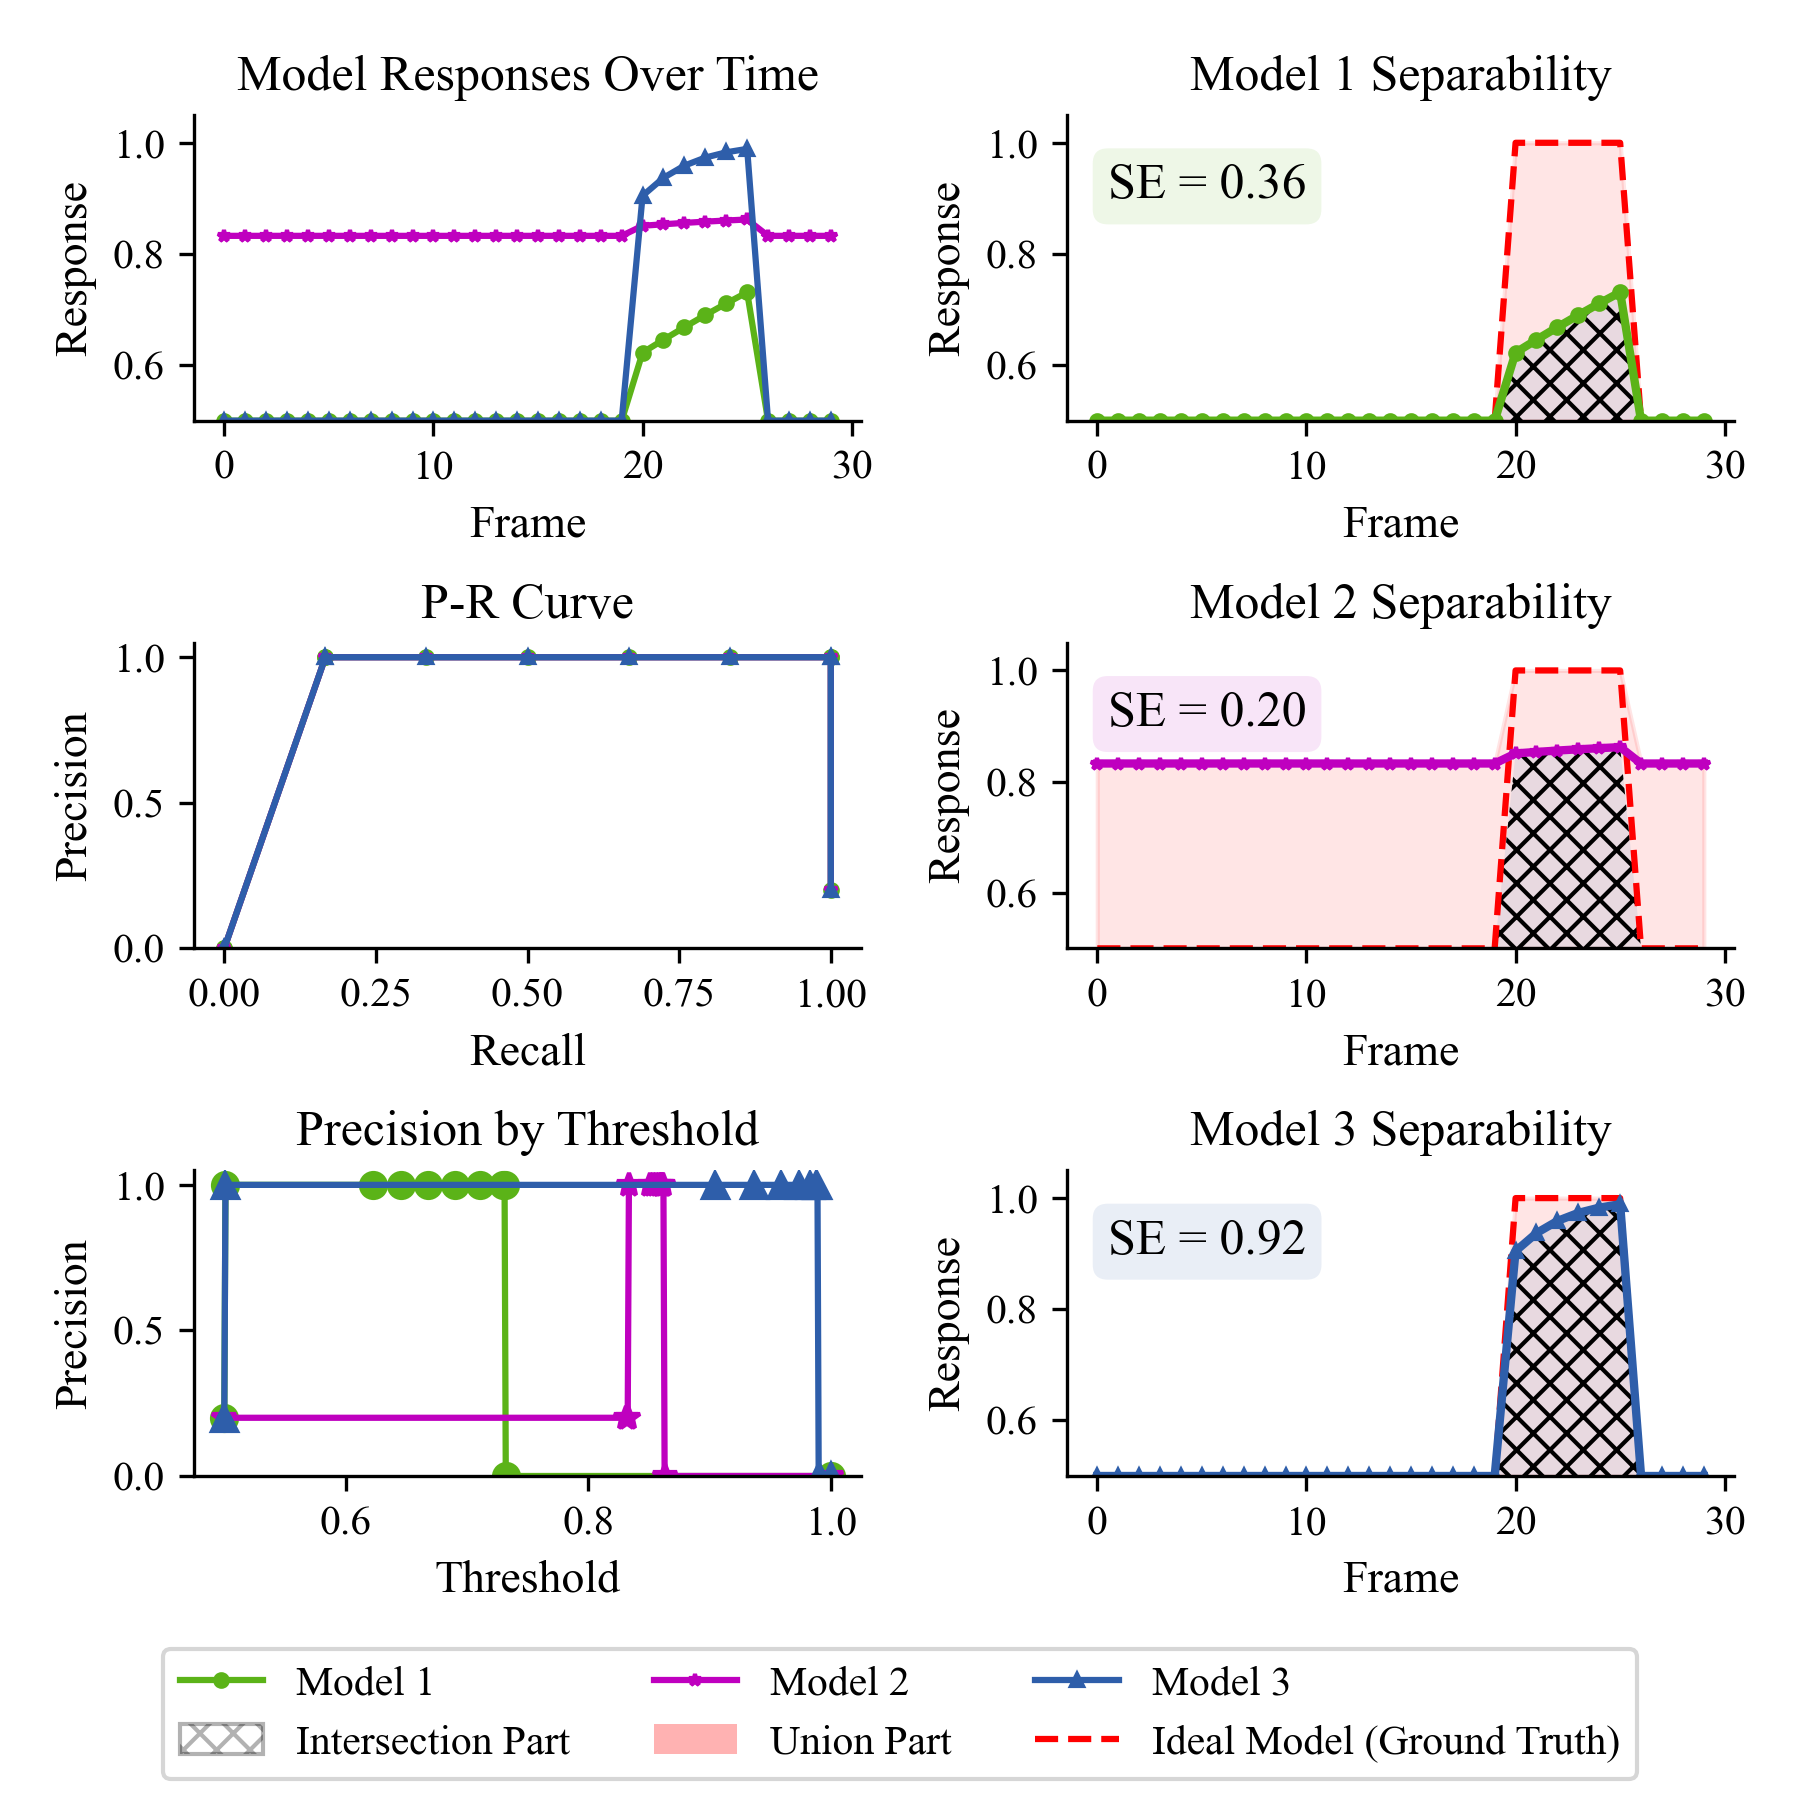

Write Python code to recreate this figure.
import os
import sys
itemPth = os.path.dirname(os.path.dirname(__file__))
sys.path.append(itemPth)
file_name_without_ext = os.path.splitext(os.path.basename(__file__))[0]
import textwrap


import numpy as np
import matplotlib.pyplot as plt
from matplotlib.lines import Line2D
from matplotlib.patches import Patch
import matplotlib as mpl
# 全局设置marker大小
mpl.rcParams['lines.markersize'] = 3  # 设置默认marker大小
# 全局设置图表边框
mpl.rcParams['axes.spines.top'] = False
mpl.rcParams['axes.spines.right'] = False
# 全局设置字体
plt.rcParams['font.family'] = 'Times New Roman'  # 设置字体家族
plt.rcParams['font.size'] = 12                   # 设置字体大小
plt.rcParams['axes.titlesize'] = 12              # 标题字体大小
plt.rcParams['axes.labelsize'] = 11              # 坐标轴标签字体大小
plt.rcParams['xtick.labelsize'] = 10             # x轴刻度字体大小
plt.rcParams['ytick.labelsize'] = 10             # y轴刻度字体大小
plt.rcParams['legend.fontsize'] = 10             # 图例字体大小



from utils import calculate_IoU_for_PSP, custom_serialize, evaluate_cbp # type: ignore


def sigmoid(x):
    return 1 / (1 + np.exp(-x))



def main():
    ground_truth = np.ones((30)) * 0.5
    model1_layer_opt = np.zeros((30))
    for i in range(20, 26):
        ground_truth[i] = 1
        model1_layer_opt[i] = (i-15) * 0.1
    model2_layer_opt = model1_layer_opt+3
    model3_layer_opt = model1_layer_opt*4.5


    model1_response = sigmoid(model1_layer_opt)
    model2_response = sigmoid(model2_layer_opt)  - 0.12
    model3_response = sigmoid(model3_layer_opt)

    fig, axes = plt.subplots(3, 2, figsize=(6, 6))
    colors = ['#5BB318', 'm', '#2E5EAA',] #['blue', 'c', 'orange']
    markers = ['o', '*', '^']
    

    ## prepare data
    data = {f'model{i}': {'threshold_list': [],
                          'precision_list': [],
                          'recall_list': []} \
                          for i in range(1, 4)}
    for model_idx in range(1, 4):
        model_response = eval(f'model{model_idx}_response')
        thresholds = [float(res) for res in model_response]
        model_name = f'model{model_idx}'
        thresholds.append(min(max(model_response)-0.001, 1))
        thresholds.append(min(max(model_response)+0.001, 1))
        thresholds.append(max(min(model_response)-0.001, 0.5))
        thresholds.append(max(min(model_response)+0.001, 0.5))
        thresholds.append(0.5)
        thresholds.append(1)
        thresholds = list(set(thresholds))
        
        for threshold in sorted(thresholds):
            eva = evaluate_cbp(model_response, ground_truth==1, threshold)
            data[model_name]['threshold_list'].append(threshold)
            data[model_name]['precision_list'].append(eva['Precision'])
            data[model_name]['recall_list'].append(eva['Recall'])


    ## left plot
    # axes[0, 0]
    ax = axes[0, 0]
    for k, model_idx in enumerate(range(1, 4)):
        model_name = f'model{model_idx}'
        ax.plot(eval(f'model{model_idx}_response'), label= f'model{model_idx}',
                color=colors[k], marker=markers[k])
    ax.set_xlabel('Frame')
    ax.set_ylabel('Response')
    ax.set_title('Model Responses Over Time')
    ax.set_ylim((0.5, 1.05))

    # axes[1, 0]
    ax = axes[1, 0]
    for k, model_idx in enumerate(range(1, 4)):
        model_name = f'model{model_idx}'
        ax.plot(data[model_name]['recall_list'], 
                    data[model_name]['precision_list'], 
                    label=model_name, color=colors[k], marker=markers[k])
    ax.set_xlabel('Recall')
    ax.set_ylabel('Precision')
    ax.set_title('P-R Curve')
    ax.set_ylim((0, 1.05))

        
    # axes[2, 0]
    ax = axes[2, 0]
    for k, model_idx in enumerate(range(1, 4)):
        model_name = f'model{model_idx}'
        ax.plot(data[model_name]['threshold_list'], 
                        data[model_name]['precision_list'], 
                        label=model_name, color=colors[k], marker=markers[k],
                        markersize=6,
                        )
    ax.set_xlabel('Threshold')
    ax.set_ylabel('Precision')
    ax.set_title('Precision by Threshold')
    ax.set_ylim((0, 1.05))


    x_axis = np.ones((30))*0.5
    ## right plot
    # axes[0, 1]
    ax = axes[0, 1]
    ax.plot(ground_truth, label='GroundTruth', color='red', linestyle='--')
    ax.plot(model1_response, linewidth=2, color=colors[0], marker=markers[0])
    ax.fill_between(range(len(ground_truth)), ground_truth, x_axis,
                    where=(ground_truth > x_axis), 
                    color='red', alpha=0.1, interpolate=True)
    ax.fill_between(range(len(ground_truth)), model1_response, x_axis,
                    where=(model1_response > x_axis), 
                    hatch='xxx', alpha=0.1, interpolate=True)
    ax.set_xlabel('Frame')
    ax.set_ylabel('Response')
    ax.set_title('Model 1 Separability')
    ax.set_ylim((0.5, 1.05))
    Iou = calculate_IoU_for_PSP(model1_response, groundtruth=ground_truth)
    ax.text(0.5, 0.9, f'SE = {Iou:.2f}', bbox=dict(boxstyle='round', edgecolor='none', facecolor=colors[0], alpha=0.1) )

    # axes[1, 1]
    ax = axes[1, 1]
    ax.plot(ground_truth, label='GroundTruth', color='red', linestyle='--')
    ax.plot(model2_response, linewidth=2, color=colors[1], marker=markers[1])
    union_set = np.maximum(model2_response, ground_truth)
    ax.fill_between(range(len(ground_truth)), union_set, x_axis,
                    color='red', alpha=0.1, interpolate=True)
    intersection_set = np.minimum(model2_response, ground_truth)
    ax.fill_between(range(len(ground_truth)), intersection_set, x_axis,
                    where=(model1_response < ground_truth), 
                    hatch='xxx', alpha=0.1, interpolate=True)
    ax.set_xlabel('Frame')
    ax.set_ylabel('Response')
    ax.set_title('Model 2 Separability')
    ax.set_ylim((0.5, 1.05))
    Iou = calculate_IoU_for_PSP(model2_response, groundtruth=ground_truth)
    ax.text(0.5, 0.9, f'SE = {Iou:.2f}', bbox=dict(boxstyle='round', edgecolor='none', facecolor=colors[1], alpha=0.1) )

    # axes[2, 1]
    ax = axes[2, 1]
    ax.plot(ground_truth, color='red', linestyle='--')
    ax.plot(model3_response, linewidth=2, color=colors[2], marker=markers[2], )
    ax.fill_between(range(len(ground_truth)), ground_truth, x_axis,
                    where=(ground_truth > x_axis), 
                    color='red', alpha=0.1, interpolate=True)
    ax.fill_between(range(len(ground_truth)), model3_response, x_axis,
                    where=(model1_response > x_axis), 
                    hatch='xxx', alpha=0.1, interpolate=True)
    ax.set_xlabel('Frame')
    ax.set_ylabel('Response')
    ax.set_title('Model 3 Separability')
    ax.set_ylim((0.5, 1.05))
    Iou = calculate_IoU_for_PSP(model3_response, groundtruth=ground_truth)
    ax.text(0.5, 0.9, f'SE = {Iou:.2f}', bbox=dict(boxstyle='round', edgecolor='none', facecolor=colors[2], alpha=0.1) )


    # 创建统一的图例句柄
    legend_elements = [
        Line2D([0], [0], color=colors[0], marker=markers[0], linestyle='-', label='Model 1'),
        Patch(facecolor='none', alpha=0.3, hatch='xxx', edgecolor='black', label='Intersection Part'),
        Line2D([0], [0], color=colors[1], marker=markers[1], linestyle='-', label='Model 2'),
        Patch(facecolor='red', alpha=0.3, label='Union Part'),
        Line2D([0], [0], color=colors[2], marker=markers[2], linestyle='-', label='Model 3'),
        Line2D([0], [0], color='red', linestyle='--', label='Ideal Model (Ground Truth)'),
    ]

    # 添加统一图例
    fig.legend(handles=legend_elements, 
            loc='lower center', 
            bbox_to_anchor=(0.5, 0),
            ncol=3,
            fancybox=True, # 圆角边框
            framealpha=0.8)

    plt.tight_layout()
    plt.subplots_adjust(bottom=0.18)
    plt.savefig(os.path.join(os.path.dirname(__file__), f'{file_name_without_ext}.png'), 
                dpi=300)
    plt.show()
    ...




if __name__ == '__main__':
    main()
